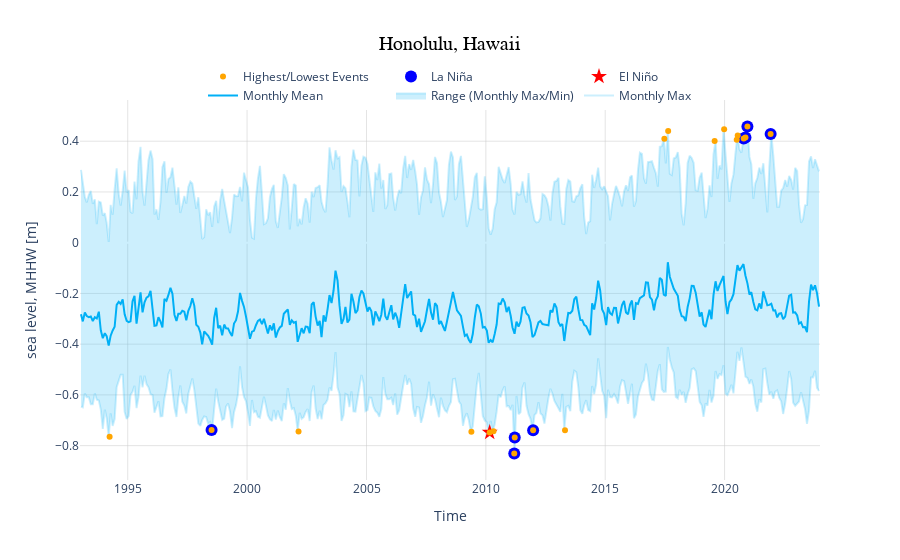

The code cell stored with this chart in its notebook:
### Code cell
make_plotlyFigure(rsl_monthly_mean, rsl_monthly_max, rsl_monthly_min, top_10_table, rsl_subset,2)

### Figure 1 — Plotly figure (JSON) as saved in the notebook; plotly's stock layout.template omitted (floating-point values rounded to 4 significant figures; data arrays with more than 128 entries replaced by an {"elided": "..."} marker saying what was removed)
{"data": [{"line": {"color": "rgba(0,176,246,0.2)"}, "mode": "lines", "name": "Monthly Max", "type": "scatter", "x": {"elided": "372 str values"}, "y": {"elided": "372 float values"}}, {"fill": "tonexty", "fillcolor": "rgba(0,176,246,0.2)", "line": {"color": "rgba(0,176,246,0.2)"}, "mode": "lines", "name": "Range (Monthly Max/Min)", "type": "scatter", "x": {"elided": "372 str values"}, "y": {"elided": "372 float values"}}, {"line": {"color": "rgba(0,176,246,1)"}, "mode": "lines", "name": "Monthly Mean", "type": "scatter", "x": {"elided": "372 str values"}, "y": {"elided": "372 float values"}}, {"hoverinfo": "none", "marker": {"color": "red", "size": 12, "symbol": "star"}, "mode": "markers", "name": "El Niño", "type": "scatter", "x": ["2010-02-28T20:00:00"], "y": [-0.748]}, {"hoverinfo": "none", "marker": {"color": "blue", "size": 12, "symbol": "circle"}, "mode": "markers", "name": "La Niña", "type": "scatter", "x": ["2020-12-15T15:00:00", "2021-12-05T15:00:00", "2020-11-15T14:00:00", "2020-10-19T16:00:00", "2011-03-11T16:00:00", "2011-03-18T20:00:00", "2011-12-25T07:00:00", "1998-07-06T17:00:00"], "y": [0.458, 0.428, 0.415, 0.411, -0.831, -0.768, -0.739, -0.738]}, {"hovertemplate": "%{x}, %{y:.2f} m<extra></extra>", "marker": {"color": "orange", "size": 6, "symbol": "circle"}, "mode": "markers", "name": "Highest/Lowest Events", "type": "scatter", "x": ["2020-12-15T15:00:00", "2019-12-25T14:00:00", "2017-08-21T01:00:00", "2021-12-05T15:00:00", "2020-07-20T02:00:00", "2020-11-15T14:00:00", "2020-10-19T16:00:00", "2017-06-24T02:00:00", "2020-07-05T02:00:00", "2019-08-02T03:00:00", "2011-03-11T16:00:00", "2011-03-18T20:00:00", "1994-03-29T21:00:00", "2010-02-28T20:00:00", "2009-05-24T19:00:00", "2002-02-26T07:00:00", "2010-04-27T19:00:00", "2011-12-25T07:00:00", "2013-04-25T19:00:00", "1998-07-06T17:00:00"], "y": [0.458, 0.447, 0.44, 0.428, 0.423, 0.415, 0.411, 0.41, 0.406, 0.401, -0.831, -0.768, -0.765, -0.748, -0.745, -0.744, -0.743, -0.739, -0.739, -0.738]}], "layout": {"autosize": true, "legend": {"orientation": "h", "x": 0.5, "xanchor": "center", "y": 1.1, "yanchor": "top"}, "plot_bgcolor": "white", "showlegend": true, "title": {"font": {"color": "black", "family": "Arial", "size": 20}, "text": "Honolulu, Hawaii", "x": 0.5}, "xaxis": {"gridcolor": "rgb(200,200,200)", "gridwidth": 0.5, "range": ["1993-01-01", "2023-12-31"], "showgrid": true, "title": {"text": "Time"}}, "yaxis": {"gridcolor": "rgb(200,200,200)", "gridwidth": 0.5, "showgrid": true, "title": {"text": "sea level, MHHW [m]"}}}}
